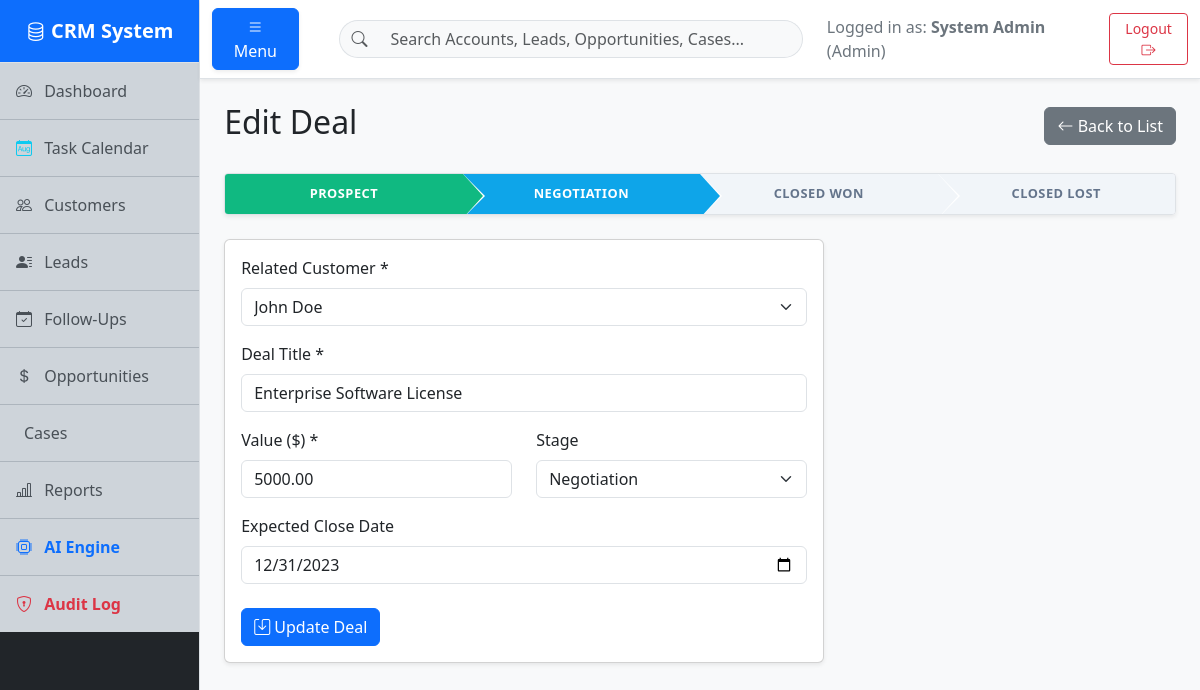
/pages/deal_edit.php?id=1 (signed in), run on the app's committed database.
### tables this page shows
CREATE TABLE IF NOT EXISTS Deals (
    id INT AUTO_INCREMENT PRIMARY KEY,
    customer_id INT NOT NULL,
    title VARCHAR(150) NOT NULL,
    value DECIMAL(10, 2) NOT NULL,
    stage ENUM('Prospect', 'Negotiation', 'Closed Won', 'Closed Lost') DEFAULT 'Prospect',
    expected_close_date DATE,
    created_at TIMESTAMP DEFAULT CURRENT_TIMESTAMP,
    FOREIGN KEY (customer_id) REFERENCES Customers(id) ON DELETE CASCADE
);

CREATE TABLE IF NOT EXISTS Customers (
    id INT AUTO_INCREMENT PRIMARY KEY,
    first_name VARCHAR(50) NOT NULL,
    last_name VARCHAR(50) NOT NULL,
    email VARCHAR(100) NOT NULL UNIQUE,
    phone VARCHAR(20) NOT NULL,
    address TEXT,
    created_at TIMESTAMP DEFAULT CURRENT_TIMESTAMP
);

### pages/deal_edit.php (the view, shortened to what this page needs)
<?php
require '../config/db.php';
include '../includes/header.php';
$id = $_GET['id'] ?? 0;
$stmt = $pdo->prepare("SELECT * FROM Deals WHERE id = ?");
$stmt->execute([$id]);
$deal = $stmt->fetch();
$customers = $pdo->query("SELECT id, first_name, last_name FROM Customers ORDER BY first_name ASC")->fetchAll();
?>
<div class="d-flex justify-content-between align-items-center mb-4">
    <h2>Edit Deal</h2>
    <a href="deals.php" class="btn btn-secondary"><i class="bi bi-arrow-left"></i> Back to List</a>
</div>
<?php
$stages = ['Prospect', 'Negotiation', 'Closed Won', 'Closed Lost'];
$current_status_index = array_search($deal['stage'] ?? 'Prospect', $stages);
?>
<div class="sales-path mb-4 shadow-sm">
    <?php foreach($stages as $index => $stage):
        $class = '';
        if ($deal['stage'] == 'Closed Lost' && $stage == 'Closed Lost') $class = 'lost';
        elseif ($deal['stage'] == 'Closed Won' && $index <= array_search('Closed Won', $stages)) $class = 'completed';
        elseif ($index < $current_status_index && $deal['stage'] != 'Closed Lost') $class = 'completed';
        elseif ($index == $current_status_index) $class = 'active';
    ?>
    <div class="sales-path-step <?= $class ?>"><?= $stage ?></div>
    <?php endforeach; ?>
</div>
<div class="card shadow-sm max-w-sm" style="max-width: 600px;">
    <div class="card-body">
        <form method="POST" action="">
            <div class="mb-3">
                <label class="form-label">Related Customer *</label>
                <select name="customer_id" class="form-select" required>
                    <?php foreach($customers as $c): ?>
                        <option value="<?= $c['id'] ?>" <?= (($deal['customer_id'] ?? '') == $c['id']) ? 'selected' : '' ?>>
                            <?= htmlspecialchars($c['first_name'] . ' ' . $c['last_name']) ?>
                        </option>
                    <?php endforeach; ?>
                </select>
            </div>
            <div class="mb-3">
                <label class="form-label">Deal Title *</label>
                <input type="text" name="title" class="form-control" required value="<?= htmlspecialchars($_POST['title'] ?? $deal['title']) ?>">
            </div>
            <div class="row">
                <div class="col-md-6 mb-3">
                    <label class="form-label">Value ($) *</label>
                    <input type="number" step="0.01" name="value" class="form-control" required value="<?= htmlspecialchars($_POST['value'] ?? $deal['value']) ?>">
                </div>
                <div class="col-md-6 mb-3">
                    <label class="form-label">Stage</label>
                    <?php $d_stage = $_POST['stage'] ?? $deal['stage']; ?>
                    <select name="stage" class="form-select">
                        <option value="Negotiation" <?= ($d_stage == 'Negotiation') ? 'selected' : '' ?>>Negotiation</option>
                    </select>
                </div>
            </div>
            <div class="mb-4">
                <label class="form-label">Expected Close Date</label>
                <input type="date" name="expected_close_date" class="form-control" value="<?= htmlspecialchars($_POST['expected_close_date'] ?? $deal['expected_close_date']) ?>">
            </div>
            <button type="submit" class="btn btn-primary"><i class="bi bi-save"></i> Update Deal</button>
        </form>
    </div>
</div>
<?php include '../includes/footer.php'; ?>

### css/style.css (style rules this page uses)
body { background-color: #f8f9fc; }
.sales-path { display: flex; margin: 1rem 0 2rem; overflow: hidden; border-radius: 4px; border: 1px solid #dee2e6; }
.sales-path-step { flex: 1; text-align: center; padding: 10px 15px; position: relative; background: #f1f5f9; color: #64748b; font-weight: 700; font-size: 0.8rem; text-transform: uppercase; letter-spacing: 0.5px; }
.sales-path-step::after { content: ''; position: absolute; top: 0; right: -20px; width: 0; height: 0; border-top: 22px solid transparent; border-bottom: 22px solid transparent; border-left: 20px solid #f1f5f9; z-index: 2; }
.sales-path-step::before { content: ''; position: absolute; top: 0; right: -22px; width: 0; height: 0; border-top: 22px solid transparent; border-bottom: 22px solid transparent; border-left: 22px solid #fff; z-index: 1; }
.sales-path-step:last-child::after, .sales-path-step:last-child::before { display: none; }
.sales-path-step.completed { background: #10b981; color: white; }
.sales-path-step.completed::after { border-left-color: #10b981; }
.sales-path-step.active { background: #0ea5e9; color: white; }
.sales-path-step.active::after { border-left-color: #0ea5e9; }

### data on the page
deals: customer_id "John Doe", title "Enterprise Software License", value "5000.00", stage "Negotiation", expected_close_date "12/31/2023"

### other printed values
$_SESSION['user_name'] "System Admin"
$_SESSION['user_role'] "Admin"
$stage "PROSPECT"
$stage "NEGOTIATION"
$stage "CLOSED WON"
$stage "CLOSED LOST"
